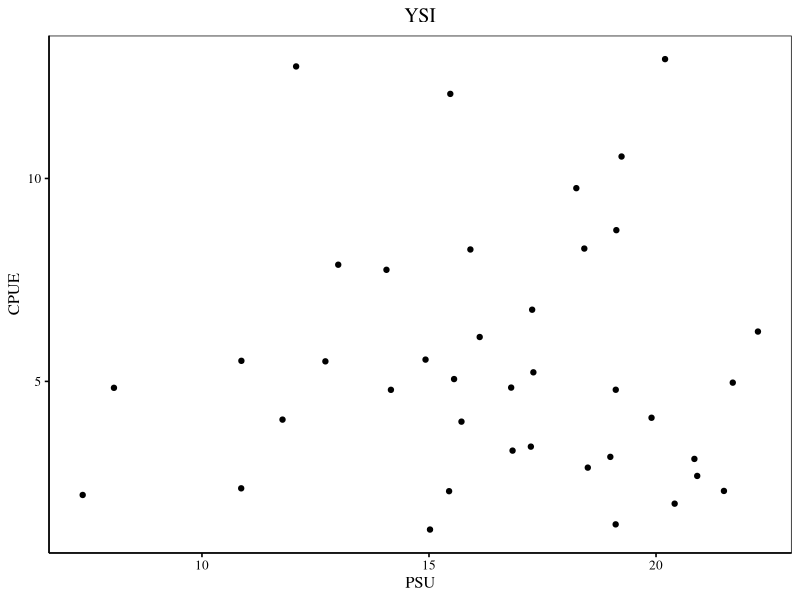
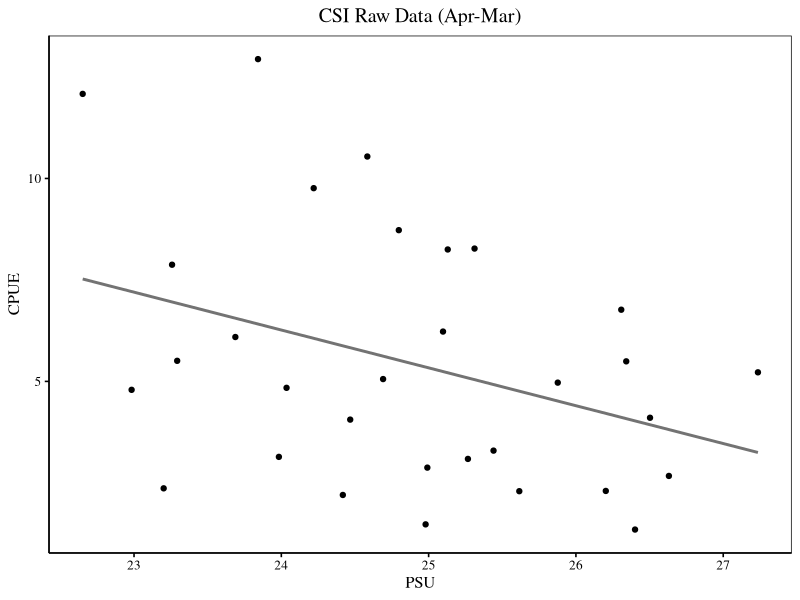
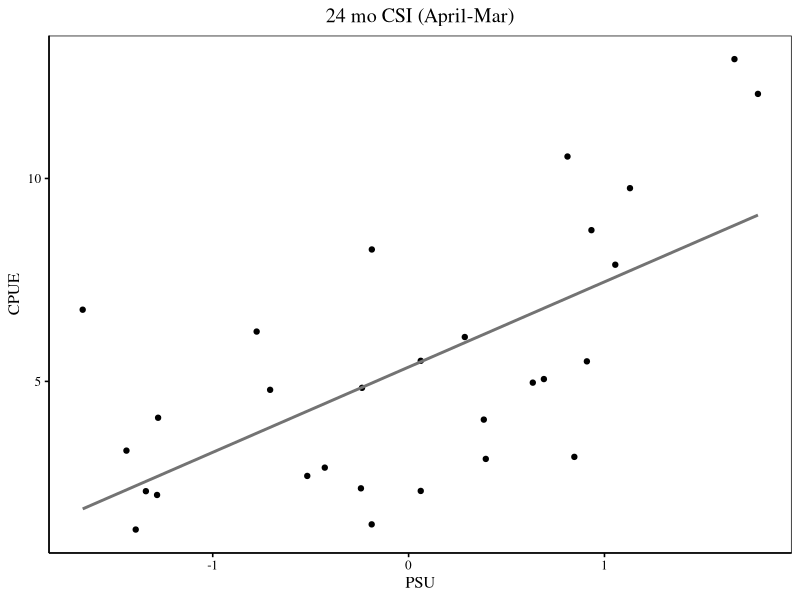
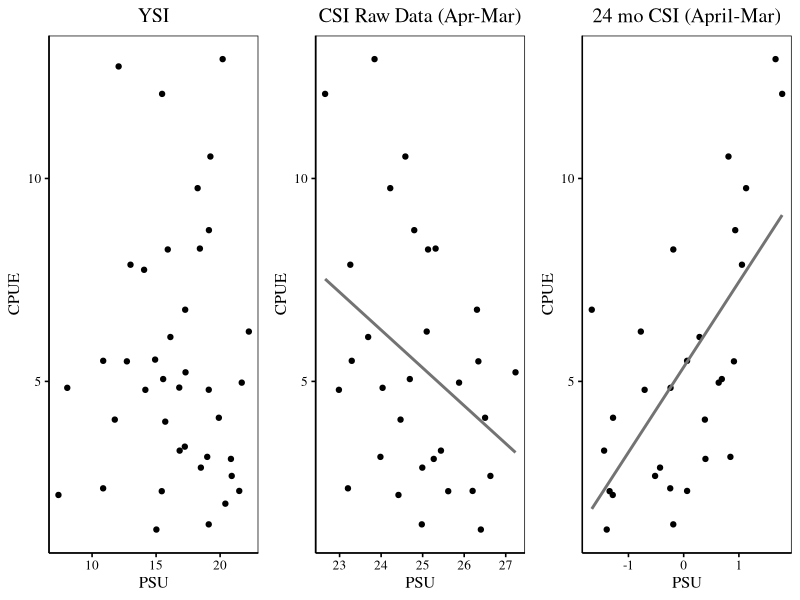

Here is the R script that generated these plots, in order:
library(ggplot2)
library(ggpubr)
library(lubridate)
library(tidyr)
library(dplyr)
library(Hmisc)
library(nlme)
library(cowplot)
library(gridExtra)
library(knitr)
library(readxl)
library(rmarkdown)

theme_set(theme_classic(base_size = 12)+
            theme(panel.grid.major = element_blank(), 
                  panel.grid.minor = element_blank(),
                  panel.background = element_rect(colour = "black", size=0.5))+
            theme(text=element_text(size=12,  family="serif", colour = "black"))+
            theme(axis.text = element_text(colour = "black"))+
            theme(axis.ticks = element_line(colour = "black"))
)
update_geom_defaults("point",   list(colour = "black"))
update_geom_defaults("line",   list(colour = "black"))
theme_update(plot.title = element_text(hjust = 0.5))



# Data read-in ------------------------------------------------------------

crab = read.csv("./Chapter2/data/dataGather2.csv")
crab = crab %>%
  mutate(ProjID = recode(ProjID,
                         'B90' = "Harbor Trawl",
                         'T38' = "Creek Trawl",
                         'T06' = "Trammel Net",
                         'P88' = "Ashley Potting")) %>%
  mutate(Salinity = recode(Salinity,
                           'Spot' = "YSI",
                           'CSI_Raw' = "Raw CSI",
                           'CSI_12' = "12mo CSI",
                           'CSI_24' = "24mo CSI")) 

crab$Salinity <- factor(crab$Salinity, levels = 
                          c("YSI", "Raw CSI", "12mo CSI", "24mo CSI"))

crab2 = crab %>%
  filter(Salinity != "12mo CSI") 

# Summary Statistics ------------------------------------------------------

T38 = subset(crab2,
             ProjID == "Creek Trawl" &
               Lifestage == "Total" &
               Watershed == "Cooper")

T38YSI = subset(T38, Salinity == "YSI")
T38Raw = subset(T38, Salinity == "Raw CSI")
T38CSI = subset(T38, Salinity == "24mo CSI")

#P-value for T38 YSI
T38YSI_lm = lm(T38YSI$CPUE~T38YSI$PSU)
summary(T38YSI_lm)

#P-value for T38 Raw CSI
T38Raw_lm = lm(T38Raw$CPUE~T38Raw$PSU)
summary(T38Raw_lm)

#P-value for 24 mo CSI
T38CSI_lm = lm(T38CSI$CPUE~T38CSI$PSU)
summary(T38CSI_lm)
# Plots -------------------------------------------------------------------

T38_YSI <- ggplot(aes(PSU, CPUE), data = subset(crab2, 
                                                ProjID == "Creek Trawl" &
                                                  Lifestage == "Total" &
                                                  Watershed == "Cooper" &
                                                  Salinity == "YSI")) +
  ggtitle("YSI") +
  geom_point() 
T38_YSI

T38_Raw <- ggplot(aes(PSU, CPUE), data = subset(crab2, 
                                                ProjID == "Creek Trawl" &
                                                  Lifestage == "Total" &
                                                  Watershed == "Cooper" &
                                                  Salinity == "Raw CSI")) +
  ggtitle("CSI Raw Data (Apr-Mar)") +
  geom_point() +
  geom_smooth(method="lm", se=FALSE, color="gray45") 
T38_Raw

T38_CSI <- ggplot(aes(PSU, CPUE), data = subset(crab2, 
                                                ProjID == "Creek Trawl" &
                                                  Lifestage == "Total" &
                                                  Watershed == "Cooper" &
                                                  Salinity == "24mo CSI")) +
  ggtitle("24 mo CSI (April-Mar)") +
  geom_point() +
  geom_smooth(method="lm", se=FALSE, color="gray45") 
T38_CSI


Fig_plot <- plot_grid(T38_YSI, T38_Raw, T38_CSI, nrow = 1)

Fig.plot2 <- grid.arrange(T38_YSI, T38_Raw, T38_CSI, nrow = 1)
#Fig_plot

#ggsave("Fig.pdf", width = 7, height = 3, dpi=600)
